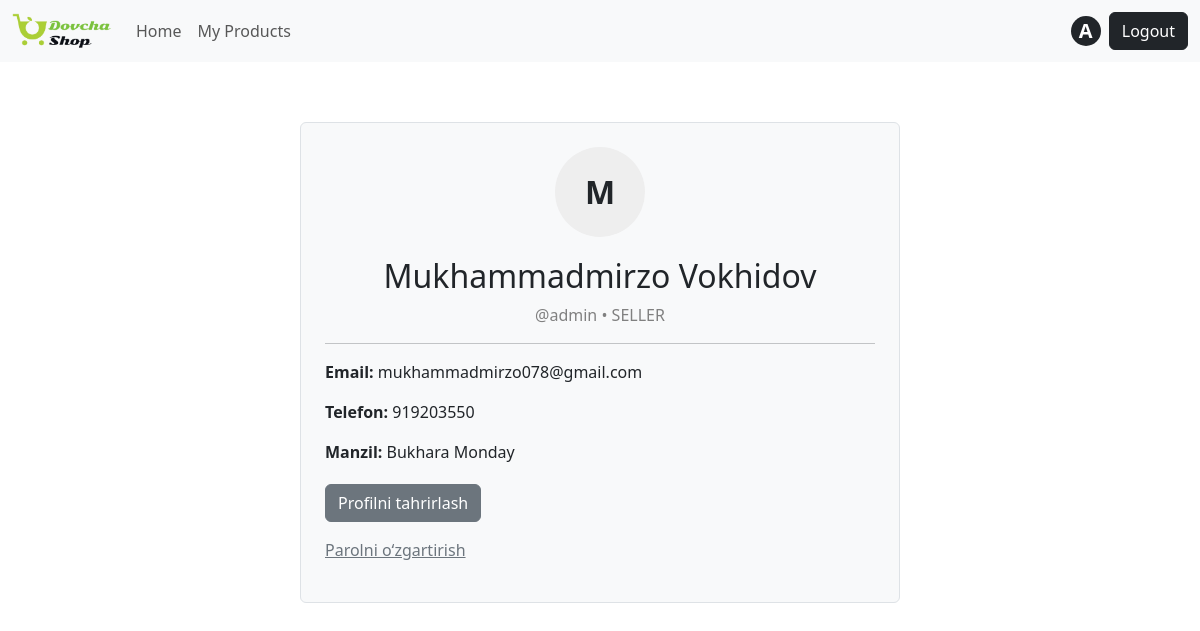
The page /accounts/profile/ (signed in) on the database its author committed.
### accounts/models.py (models this page shows, shortened)
class User(AbstractUser):
   class Role(models.TextChoices):
       BUYER = "BUYER", "Buyer"
       SELLER = "SELLER", "Seller"
   role = models.CharField(
       max_length=10,
       choices=Role.choices,
       default=Role.BUYER
   )
   image = models.ImageField(upload_to="avatars/", blank=True, null=True)
   phone = models.CharField(max_length=30, blank=True)
   address_text = models.CharField(max_length=255, blank=True)

### accounts/views.py (the view)
# urls.py: path("profile/", views.ProfileDetailView.as_view(), name="profile"),
class ProfileDetailView(LoginRequiredMixin, DetailView):
   model = User
   template_name = "accounts/profile_detail.html"
   context_object_name = "profile_user"
   def get_object(self):
       return self.request.user

### templates/accounts/profile_detail.html (shortened to what this page needs)
{% extends "base.html" %}
{% block content %}
<div class="container border rounded bg-light p-4" style="max-width:600px; margin-top:60px;">
    <div style="text-align:center; margin-bottom:20px;">
        {% if profile_user.image %}
            <img src="{{ profile_user.image.url }}"
                 alt="avatar"
                 style="width:90px;height:90px;border-radius:50%;object-fit:cover;">
        {% else %}
            <div style="width:90px;height:90px;border-radius:50%;background:#eee;
                        display:flex;align-items:center;justify-content:center;
                        font-size:32px;font-weight:600;margin:auto;">
                {{ profile_user.first_name|slice:":1"|upper }}
            </div>
        {% endif %}
    </div>
    <h2 style="text-align:center;">
        {{ profile_user.first_name }} {{ profile_user.last_name }}
    </h2>
    <p style="text-align:center;color:gray;">
        @{{ profile_user.username }} • {{ profile_user.role }}
    </p>
    <hr>
    <p><strong>Email:</strong> {{ profile_user.email|default:"-" }}</p>
    <p><strong>Telefon:</strong> {{ profile_user.phone|default:"-" }}</p>
    <p><strong>Manzil:</strong> {{ profile_user.address_text|default:"-" }}</p>
    <div style="margin-top:20px;">
        <a class="btn btn-secondary" href="{% url 'profile_edit' %}" style="text-decoration:none;">
            Profilni tahrirlash
        </a>
    </div>
    <a class="text-secondary my-3 d-inline-block" href="{% url 'password_change' %}">
Parolni o‘zgartirish
</a>
</div>
{% endblock %}

### templates/includes/navbar.html (shortened to what this page needs)
{% load static %}
<nav class="navbar navbar-expand-lg bg-body-tertiary">
  <div class="container-fluid">
    <a class="navbar-brand logo" href="/"><img src="{% static 'images/dochashop-logo.png' %}" alt=""></a>
    <div class="collapse navbar-collapse" id="navbarSupportedContent">
      <ul class="navbar-nav me-auto mb-2 mb-lg-0">
        <li class="nav-item">
          <a href="/" class="nav-link">Home</a>
        </li>
        <li class="nav-item">
          {% if request.user.is_authenticated and request.user.role == "SELLER" %}
<a class="nav-link" href="{% url 'seller_products' %}">
My Products
</a>
{% endif %}
        </li>
      </ul>
    {% if request.user.is_authenticated %}
            <div class="navbar-username">
              <a class="bg-dark text-white fw-bold m-2" href="{% url 'profile' %}">{{ request.user.username | slice:1 | title }}</a>
            </div>
               <form method="post" action="{% url 'logout' %}">
                   <button class="btn btn-dark" type="submit">Logout</button>
               </form>
           {% else %}
              <a class="btn btn-outline-secondary mx-3" href="{% url 'login' %}">Login</a>
               <a class="btn btn-secondary" href="{% url 'signup' %}">Register</a>
           {% endif %}
    </div>
  </div>
</nav>

### static/css/style.css (style rules this page uses)
.navbar-username { display: flex; justify-content: center; align-items: center; }
.navbar-username a { width: 30px; height: 30px; border-radius: 50%; display: inline-block; text-align: center; font-size: 20px; text-decoration: none; }
.logo img { width: 100px; }

### rows shown on the page
User: user.username "A", first_name "M", first_name "Mukhammadmirzo", last_name "Vokhidov", username "admin", role "SELLER", email "mukhammadmirzo078@gmail.com", phone "919203550", address_text "Bukhara Monday"
